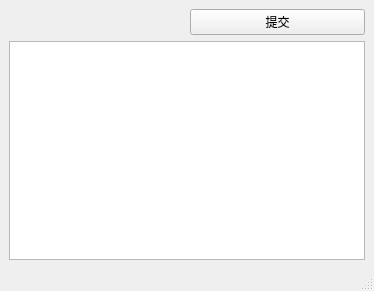
<?xml version="1.0" encoding="UTF-8"?>
<ui version="4.0">
 <class>MainWindow</class>
 <widget class="QMainWindow" name="MainWindow">
  <property name="geometry">
   <rect>
    <x>0</x>
    <y>0</y>
    <width>374</width>
    <height>291</height>
   </rect>
  </property>
  <property name="windowTitle">
   <string>爬取未作青年大学习名单的程序v1.0    ——@8bit</string>
  </property>
  <widget class="QWidget" name="centralwidget">
   <layout class="QVBoxLayout" name="verticalLayout">
    <item>
     <layout class="QHBoxLayout" name="horizontalLayout">
      <item>
       <widget class="QLabel" name="imageLabel">
        <property name="text">
         <string/>
        </property>
       </widget>
      </item>
      <item>
       <widget class="QPushButton" name="button">
        <property name="text">
         <string>提交</string>
        </property>
       </widget>
      </item>
     </layout>
    </item>
    <item>
     <widget class="QTextBrowser" name="userText">
      <property name="readOnly">
       <bool>false</bool>
      </property>
     </widget>
    </item>
   </layout>
  </widget>
  <widget class="QMenuBar" name="menubar">
   <property name="geometry">
    <rect>
     <x>0</x>
     <y>0</y>
     <width>374</width>
     <height>23</height>
    </rect>
   </property>
  </widget>
  <widget class="QStatusBar" name="statusbar"/>
 </widget>
 <resources/>
 <connections/>
</ui>
